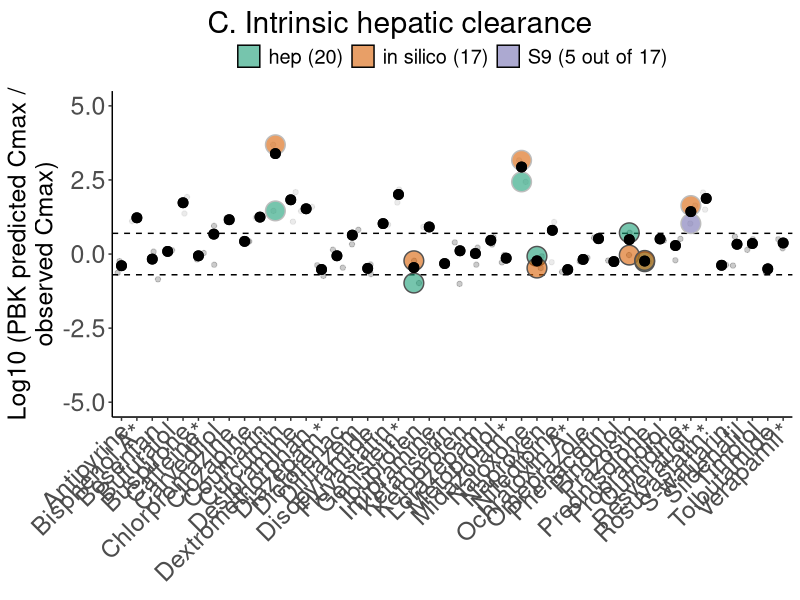

This figure's R source:
library(tidyverse)
library(ggforce)
model_results<-read.csv("../model/results/PBKresults.csv")

#calculating per method the number of compounds for which the median predicted Cmax is within 5-fold of the observed Cmax
numberWithin<-model_results %>%
  mutate(pred.obs.ratio = Cplasmavenous/Cmax) %>%
  group_by(compound, method.Clint) %>%
  mutate(med.pred.obs.ratio = median(pred.obs.ratio)) %>%
  mutate(color = ifelse(med.pred.obs.ratio>5,"Above 5-fold", "Within 5-fold"))%>%
  mutate(color = ifelse(med.pred.obs.ratio<0.2,"Below 5-fold", color)) %>%
  distinct(method.Clint, compound, med.pred.obs.ratio, color) %>%
  group_by(method.Clint,color) %>%
  tally() %>%
  filter(color == "Within 5-fold")%>%
  select(-color)

#select compounds for which S9 data are available
S9Compounds<- model_results %>%
  filter(method.Clint == "S9") %>%
  distinct(compound) %>%
  pull(compound)

#data preparation figure (calculating the median predicted abserved ratio per compound and adding the number predicted within 5-fold)
figure_data <- model_results %>%
  mutate(pred.obs.ratio = Cplasmavenous/Cmax)   %>%
  group_by(compound) %>%
  mutate(med.pred.obs.ratio = median(pred.obs.ratio)) %>%
  mutate(color = ifelse(med.pred.obs.ratio>5,"Above 5-fold", "Within 5-fold"))%>%
  mutate(color = ifelse(med.pred.obs.ratio<0.2,"Below 5-fold", color))%>%
  mutate(compound =  ifelse(compound %in% S9Compounds, paste0(compound, "*"), compound))

  
#selection fo the compound for which the input approach results in >3-fold difference in median Cmax 
compounds_Cmax_differs_between_input <- figure_data%>%
  #calculate per input approach the median predicted Cmax
  group_by(compound, method.Clint) %>%
  summarise(medianCmaxPerMethod = median(Cplasmavenous))%>%
  #Which input approach has the highest median Cmax and which the lowest, and deterimine the ratio
  mutate(max = max(medianCmaxPerMethod),
         min = min(medianCmaxPerMethod),
         foldDifference = max/min) %>% 
  #If the difference between the input methods is more than 3-fold the results are highlighted in the graph 
  filter(foldDifference>3) %>%
  pull(compound)

difference_between_approaches_selected <- figure_data %>%
  filter(compound %in% compounds_Cmax_differs_between_input) %>%
  left_join(., numberWithin, by = "method.Clint") %>%
  mutate(method.Clint = paste0(method.Clint," ","(",n)) %>%
  mutate(method.Clint= ifelse(str_detect(method.Clint, "S9"), 
                              paste0(method.Clint," ","out of 17",")"), 
                              paste0(method.Clint,")")))

tiff("Figure3C_Clearance.tiff", units="in", width=15, height=5, res=150)

pc <- ggplot(figure_data, 
            aes(x=compound, y=log10(pred.obs.ratio),
                color = color)) +
  geom_jitter(alpha = 0.3,  show.legend = FALSE) +
  scale_color_manual(values = c("#bdbdbd","#525252")) + 
  scale_fill_manual(values = c("#1b9e77", "#d95f02", "#7570b3")) + 
  geom_hline(yintercept=log10(5), color="black", linetype="dashed")+
  geom_hline(yintercept=log10(0.2), color="black", linetype="dashed")+
  scale_y_continuous(name = "Log10 (PBK predicted Cmax /\nobserved Cmax)",
                     limits = c(-5, 5))+
  guides(color = FALSE) +
  labs(tag = "C. Intrinsic hepatic clearance") +
  geom_mark_rect(data =difference_between_approaches_selected, aes(x=compound, y=log10(pred.obs.ratio),
                    fill = method.Clint), alpha = 0.6, expand = -1) +
  geom_point(data = figure_data,aes(x=compound, 
                                            y=log10(med.pred.obs.ratio)), 
             color = "black", 
             shape = 19, 
             size =3) +
  theme(panel.grid.major = element_blank(), panel.grid.minor = element_blank(),
        panel.background = element_blank(), axis.line = element_line(colour = "black"),
        text = element_text(size = 18),
        plot.tag.position = "top",
        legend.position="top",
        legend.title = element_blank(),
        legend.key = element_rect(colour = NA, fill = NA),
        axis.text.x = element_text(size=18,angle = 45, vjust = 1.05, hjust=1.05),
        axis.text.y = element_text(size=18),
        axis.title.x = element_blank())
pc

dev.off()

  

